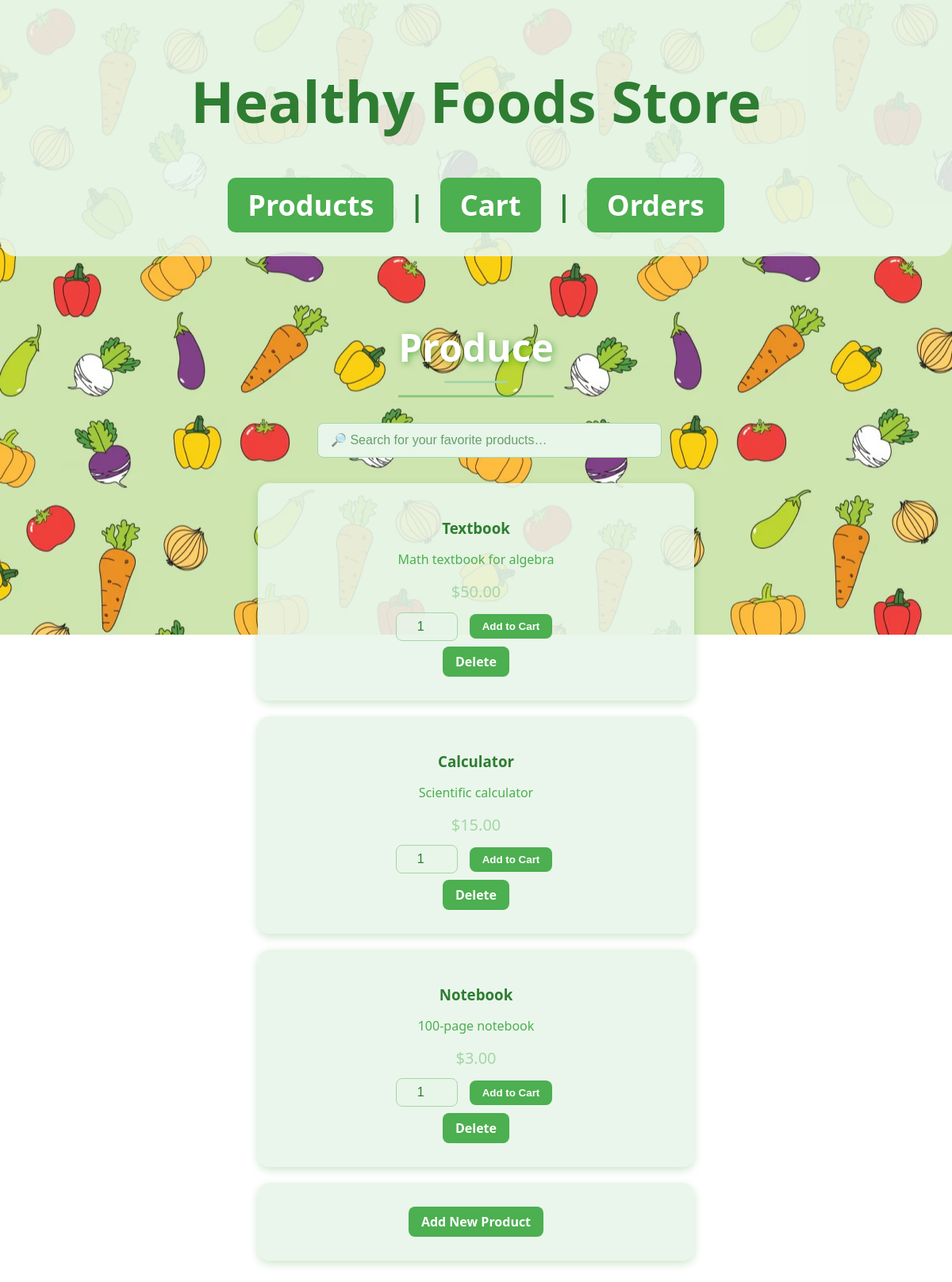
/, run on an earlier commit of the app's database.
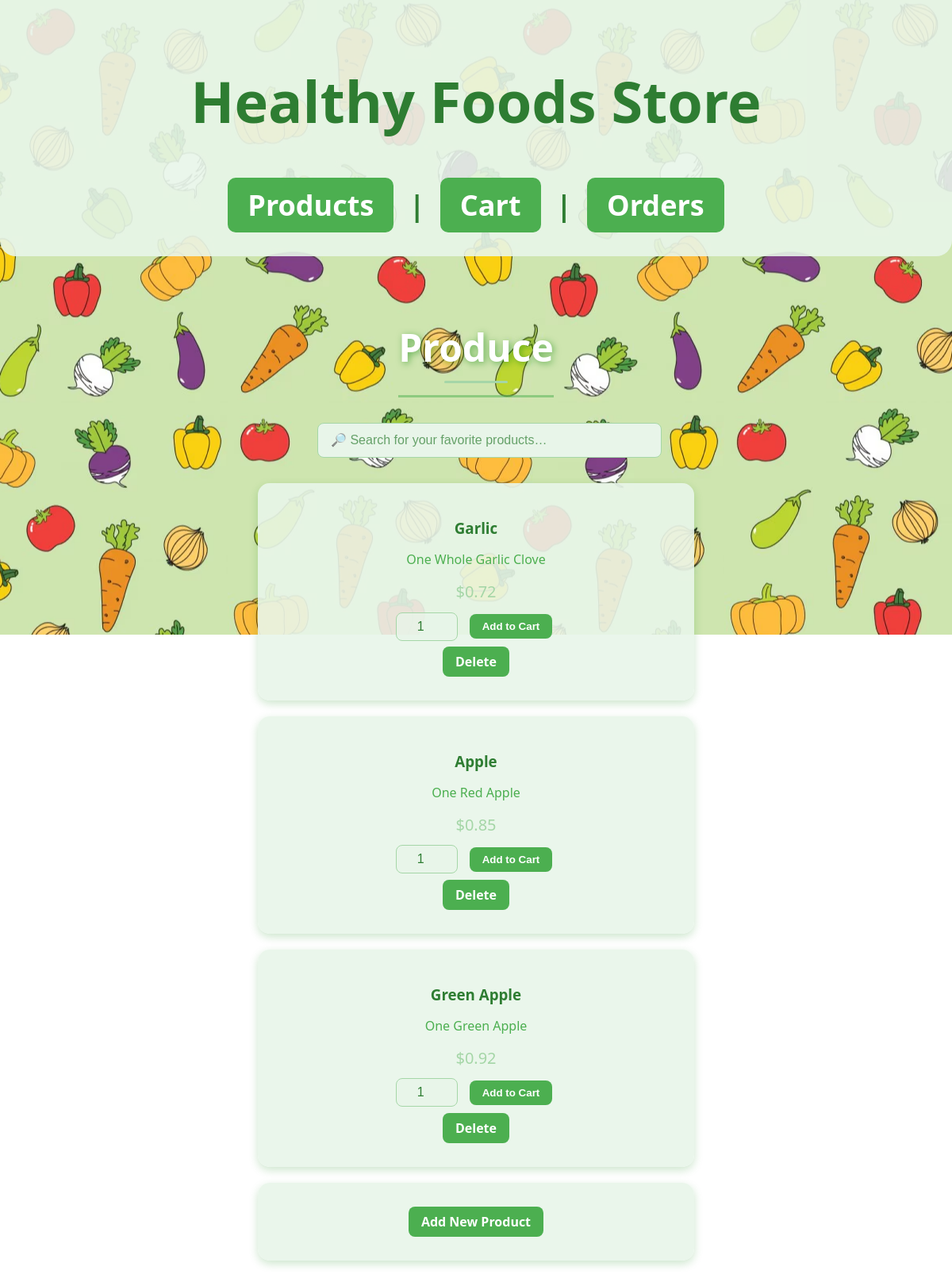
And on a later commit of the database.
### app.py (models this page shows)
class Product(db.Model):
    id = db.Column(db.Integer, primary_key=True)
    name = db.Column(db.String(100), nullable=False)
    description = db.Column(db.Text)
    price = db.Column(db.Float, nullable=False)

### app.py (the view)
@app.route('/')
def product_list():
    products = Product.query.all()
    return render_template('products.html', products=products)

### templates/products.html (shortened to what this page needs)
{% extends 'base.html' %}
{% block content %}
<div class="parallax"></div>
<div class="container">
    <h2 class="section-title">Produce</h2>
    <div class="search-container">
        <input type="text"
               id="search-bar"
               placeholder="🔎 Search for your favorite products…">
    </div>
    {% for product in products %}
    <div class="product-card">
        <h3>{{ product.name }}</h3>
        <p>{{ product.description }}</p>
        <p class="price">${{ "%.2f"|format(product.price) }}</p>
        <form action="{{ url_for('add_to_cart', product_id=product.id) }}" method="POST">
            <input type="number" name="quantity" value="1" min="1" class="quantity-input">
            <button type="submit" class="add-to-cart-btn">Add to Cart</button>
        </form>
        <a href="{{ url_for('delete_product', product_id=product.id, admin_key='sdev220_team2_admin') }}">Delete</a>
    </div>
    {% endfor %}
    <div class="product-card">
        <a href="{{ url_for('add_product', admin_key='sdev220_team2_admin') }}">Add New Product</a>
    </div>
</div>
{% endblock %}

### templates/base.html (shortened to what this page needs)
<!DOCTYPE html>
<html>
<head>
    <link rel="stylesheet" href="{{ url_for('static', filename='style.css') }}?v=12">
</head>
<body>
    <header>
        <h1>Healthy Foods Store</h1>
        <nav>
            <a href="{{ url_for('product_list') }}">Products</a> |
            <a href="{{ url_for('cart') }}">Cart</a> |
            <a href="{{ url_for('admin_orders') }}">Orders</a>
        </nav>
    </header>
    {% block content %}{% endblock %}
</body>
</html>

### static/style.css (style rules this page uses)
html, body { font-family: 'Segoe UI', Tahoma, Geneva, Verdana, sans-serif; background-color: transparent; color: #FFFFFF; margin: 0; padding: 0; height: 100%; width: 100%; overflow-x: hidden; }
.parallax { background-image: url('images/healthy-vegetables-background.png'); height: 100vh; width: 100vw; background-attachment: fixed; background-position: center; background-repeat: repeat; background-size: 626px 626px; position: fixed; top: 0; left: 0; z-index: -1; image-rendering: optimizeQuality; }
header { background-color: rgba(232, 245, 233, 0.9); color: #2E7D32; padding: 30px; text-align: center; font-size: 36px; font-weight: bold; border-radius: 0 0 20px 20px; position: relative; z-index: 2; box-shadow: 0 0px 0px rgba(0, 128, 0, 0.2); }
nav a { background-color: #4CAF50; color: #FFFFFF; padding: 10px 25px; margin: 0 10px; text-decoration: none; font-weight: bold; border-radius: 10px; display: inline-block; transition: background-color 0.3s ease; }
h2.section-title { text-align: center; font-size: 3rem; font-weight: 800; color: #FFFFFF; text-shadow: 2px 2px 8px rgba(0, 128, 0, 0.5); margin: 50px auto 30px; padding-bottom: 15px; border-bottom: 3px solid rgba(76, 175, 80, 0.5); width: fit-content; animation: fadeIn 1.5s ease-in-out; }
h2.section-title::after { content: ""; display: block; width: 80px; height: 3px; background: #A5D6A7; margin: 10px auto 0; border-radius: 5px; }
.container { max-width: 900px; margin: 0 auto; padding: 2rem; position: relative; z-index: 2; background-color: rgba(232, 245, 233, 0.0); border-radius: 15px; min-height: 100vh; box-shadow: 0 0px 0px rgba(0, 128, 0, 0.2); }
.search-container { margin: 2rem auto; max-width: 400px; width: 90%; }
.search-container input#search-bar { width: 100%; padding: 0.75em 1em; font-size: 1rem; border: 1px solid #A5D6A7; border-radius: 0.5rem; background-color: rgba(232, 245, 233, 1.0); color: #2E7D32; transition: border-color .2s, box-shadow .2s; }
.search-container input#search-bar::placeholder { color: rgba(46, 125, 50, 0.7); }
.product-card { background-color: rgba(232, 245, 233, 0.9); border-radius: 15px; box-shadow: 0 4px 12px rgba(0, 128, 0, 0.2); padding: 25px; margin: 20px auto; max-width: 500px; text-align: center; }
.product-card h3 { margin-bottom: 10px; color: #2E7D32; }
.product-card p { color: #4CAF50; }
.product-card .price { color: #A5D6A7; font-size: 20px; margin: 10px 0; }
.product-card form { display: flex; justify-content: center; align-items: center; gap: 10px; margin-top: 10px; }
.product-card .quantity-input { width: 60px; padding: 8px; font-size: 1rem; border: 1px solid #A5D6A7; border-radius: 8px; background-color: rgba(232, 245, 233, 0.8); color: #2E7D32; text-align: center; }
.product-card .add-to-cart-btn, .product-card a { background-color: #4CAF50; color: #FFFFFF; padding: 8px 16px; text-decoration: none; border-radius: 8px; margin: 5px; display: inline-block; font-weight: bold; border: none; cursor: pointer; transition: background-color 0.3s ease; }
table, th, td, form, .success { display: none; }

What changed in the data, as far as the page shows it:
removed Product: name "Textbook", description "Math textbook for algebra", price "50.00"
removed Product: name "Calculator", description "Scientific calculator", price "15.00"
removed Product: name "Notebook", description "100-page notebook", price "3.00"
added Product: name "Garlic", description "One Whole Garlic Clove", price "0.72"
added Product: name "Apple", description "One Red Apple", price "0.85"
added Product: name "Green Apple", description "One Green Apple", price "0.92"
